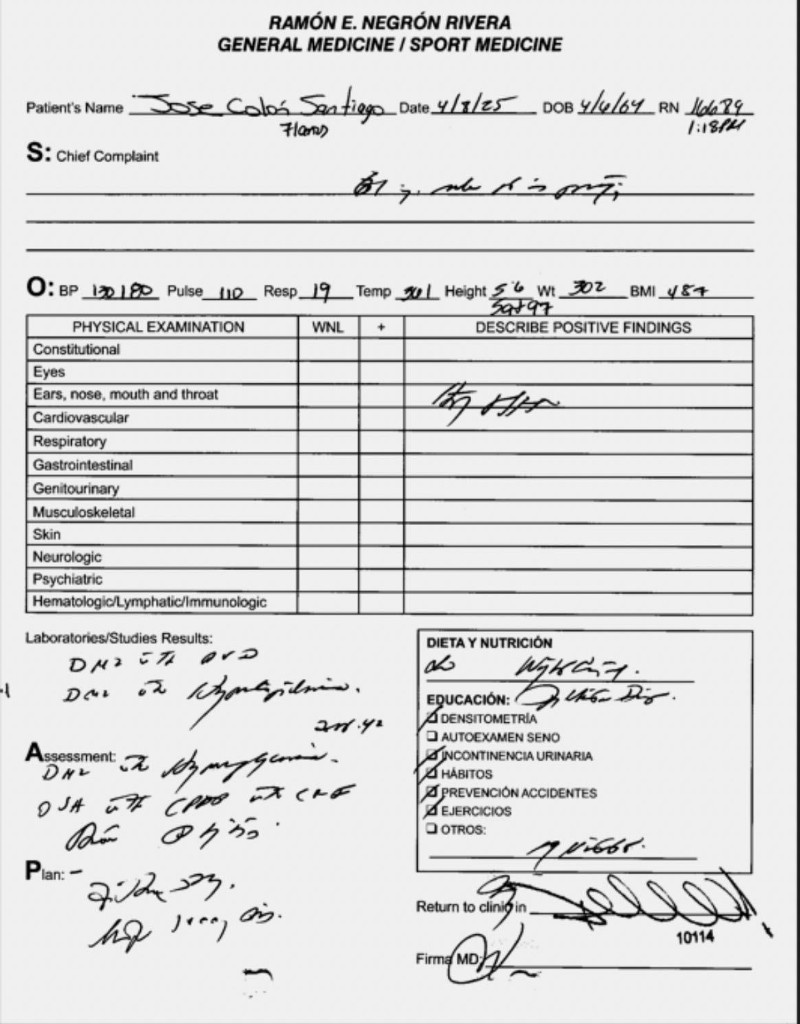
#> input picture _sample_corrected.jpg, 800 x 1024 px
$ python -i preprocess.py   (imports and definitions only)
#> lines starting #> are read from the running program, lines starting #| are printed output that depends on the picture; after the words box and inside, x2 and y2 are one past the last pixel; in counts of white or black regions, pixels touching at a corner belong together
"""Robust preprocessing for orientation analysis (OpenCV + NumPy only)."""
from __future__ import annotations

from dataclasses import dataclass

import cv2
import numpy as np


@dataclass
class PreprocessBundle:
    """Analysis-resolution images/masks used by detectors."""

    gray: np.ndarray
    clahe: np.ndarray
    ink: np.ndarray           # text-like ink, white=ink on black
    ink_clean: np.ndarray     # border/noise cleaned
    scale: float              # analysis / original linear scale
    analysis_size: tuple[int, int]  # (w, h)


def to_gray(image: np.ndarray) -> np.ndarray:
    if image is None:
        raise ValueError("image is None")
    if image.ndim == 2:
        return image
    if image.ndim == 3 and image.shape[2] == 1:
        return image[:, :, 0]
    if image.ndim == 3:
        return cv2.cvtColor(image, cv2.COLOR_BGR2GRAY)
    raise ValueError(f"Unsupported image shape: {image.shape}")


def resize_for_analysis(gray: np.ndarray, max_dim: int) -> tuple[np.ndarray, float]:
    h, w = gray.shape[:2]
    longest = max(h, w)
    if longest <= max_dim:
        return gray, 1.0
    scale = max_dim / float(longest)
    out = cv2.resize(gray, (int(w * scale), int(h * scale)), interpolation=cv2.INTER_AREA)
    return out, scale


def normalize_illumination(gray: np.ndarray) -> np.ndarray:
    """Divide by large-kernel background estimate to flatten uneven lighting."""
    h, w = gray.shape
    k = max(31, (min(h, w) // 20) | 1)
    bg = cv2.GaussianBlur(gray, (k, k), 0)
    bg = np.maximum(bg, 1)
    norm = (gray.astype(np.float32) / bg.astype(np.float32)) * 128.0
    return np.clip(norm, 0, 255).astype(np.uint8)


def apply_clahe(gray: np.ndarray) -> np.ndarray:
    clahe = cv2.createCLAHE(clipLimit=2.0, tileGridSize=(8, 8))
    return clahe.apply(gray)


def _ink_from_adaptive(gray: np.ndarray) -> np.ndarray:
    blur = cv2.GaussianBlur(gray, (3, 3), 0)
    return cv2.adaptiveThreshold(
        blur, 255, cv2.ADAPTIVE_THRESH_GAUSSIAN_C, cv2.THRESH_BINARY_INV, 31, 12
    )


def _ink_from_otsu(gray: np.ndarray) -> np.ndarray:
    blur = cv2.GaussianBlur(gray, (5, 5), 0)
    _, thr = cv2.threshold(blur, 0, 255, cv2.THRESH_BINARY + cv2.THRESH_OTSU)
    # Decide polarity: ink should be minority (typically).
    inv = 255 - thr
    if cv2.countNonZero(inv) < cv2.countNonZero(thr):
        return inv
    return thr if cv2.countNonZero(thr) < cv2.countNonZero(inv) else inv


def combine_ink_masks(a: np.ndarray, b: np.ndarray) -> np.ndarray:
    """Union with light opening to suppress speckles without killing thin strokes."""
    combined = cv2.bitwise_or(a, b)
    kernel = cv2.getStructuringElement(cv2.MORPH_RECT, (2, 2))
    return cv2.morphologyEx(combined, cv2.MORPH_OPEN, kernel, iterations=1)


def remove_page_borders(ink: np.ndarray, margin_frac: float = 0.02) -> np.ndarray:
    """Zero out a thin outer border band (page edges / scanner frames)."""
    h, w = ink.shape
    m_y = max(2, int(h * margin_frac))
    m_x = max(2, int(w * margin_frac))
    out = ink.copy()
    out[:m_y, :] = 0
    out[-m_y:, :] = 0
    out[:, :m_x] = 0
    out[:, -m_x:] = 0
    return out


def remove_tiny_noise(ink: np.ndarray, min_area: int = 12) -> np.ndarray:
    num, labels, stats, _ = cv2.connectedComponentsWithStats(ink, connectivity=8)
    out = np.zeros_like(ink)
    for i in range(1, num):
        if stats[i, cv2.CC_STAT_AREA] >= min_area:
            out[labels == i] = 255
    return out


def preprocess(image: np.ndarray, analysis_max_dimension: int = 1800) -> PreprocessBundle:
    gray_full = to_gray(image)
    gray, scale = resize_for_analysis(gray_full, analysis_max_dimension)
    norm = normalize_illumination(gray)
    clahe = apply_clahe(norm)
    ink_a = _ink_from_adaptive(clahe)
    ink_b = _ink_from_otsu(clahe)
    ink = combine_ink_masks(ink_a, ink_b)
    ink_borderless = remove_page_borders(ink)
    ink_clean = remove_tiny_noise(ink_borderless, min_area=10)
    h, w = gray.shape
    return PreprocessBundle(
        gray=gray,
        clahe=clahe,
        ink=ink,
        ink_clean=ink_clean,
        scale=scale,
        analysis_size=(w, h),
    )

>>> import cv2
>>> picture = cv2.imread('../_sample_corrected.jpg')
#> picture is the input picture: shape (1024, 800, 3); min 0, max 255, mean 219.8
>>> result = preprocess(picture)
#> in preprocess, `gray, scale = resize_for_analysis(gray_full, analysis_max_dimension)`: scale = 1
#> in normalize_illumination, `norm = (gray.astype(np.float32) / bg.astype(np.float32)) * 128.0`:
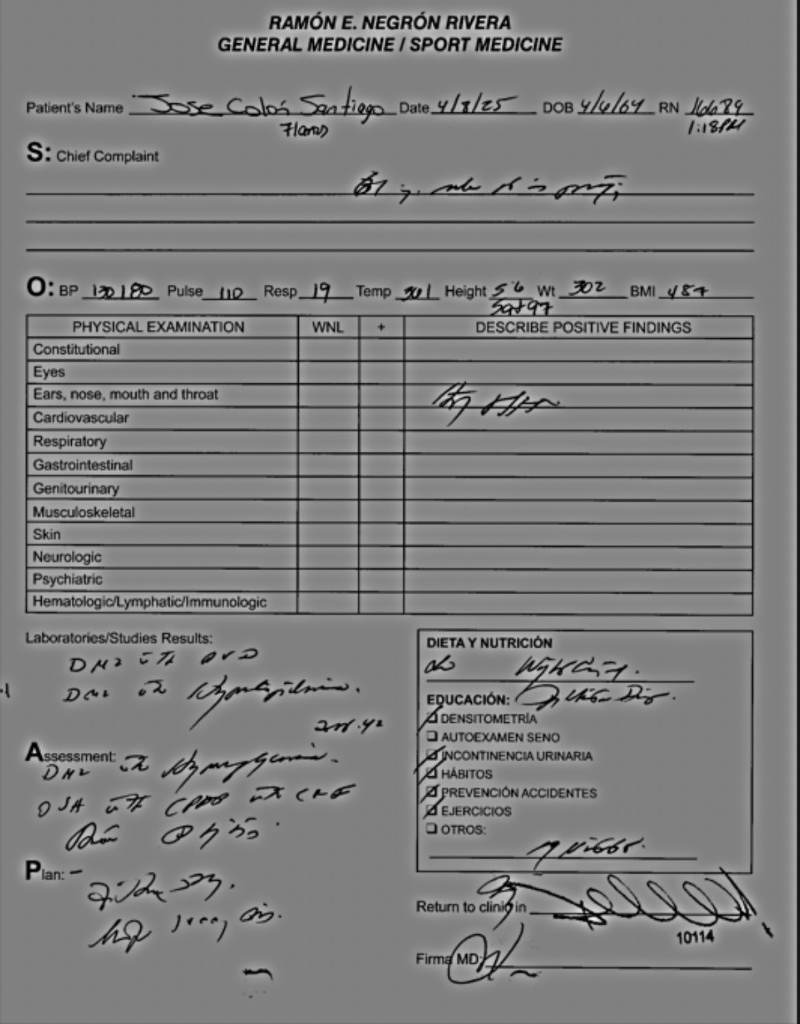
#> norm: shape (1024, 800) float32; min 0, max 244.9, mean 127.4
#> in _ink_from_adaptive, `return cv2.adaptiveThreshold( blur, 255, cv2.ADAPTIVE_THRESH_GAUSSIAN_..`:
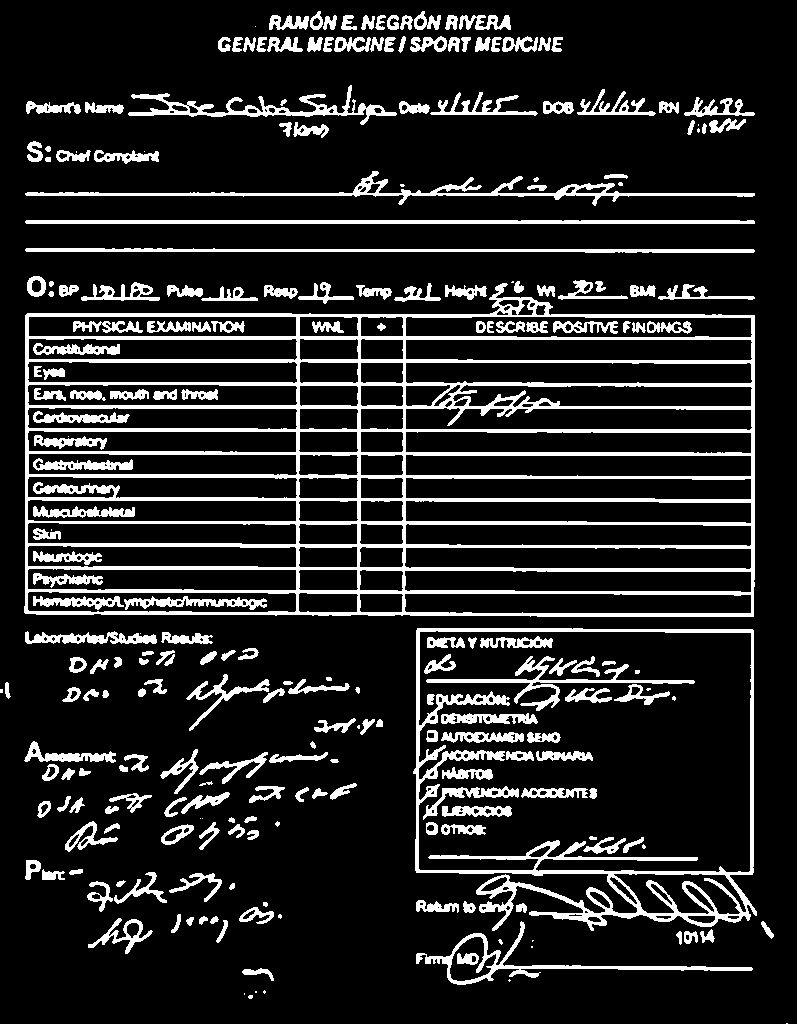
#> returned value: shape (1024, 800); 14.7% white; 249 white regions (30 under 20 px), largest, box (x1, y1, x2, y2) and area: (24, 283, 755, 617) 43869, (413, 628, 757, 931) 11322, (25, 171, 755, 206) 3389
#> in _ink_from_otsu, `_, thr = cv2.threshold(blur, 0, 255, cv2.THRESH_BINARY + cv2.THRESH_OT..`:
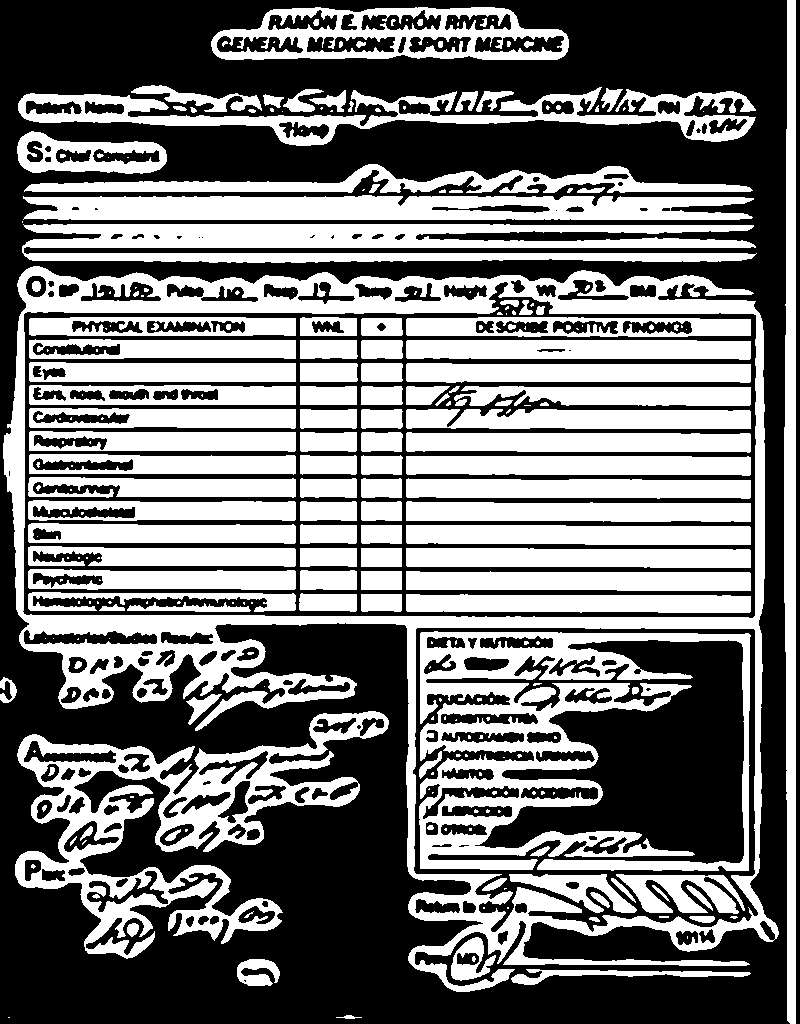
#> thr: shape (1024, 800); 45% white; 276 white regions (135 under 20 px), largest, box (x1, y1, x2, y2) and area: (3, 266, 779, 992) 59635, (419, 631, 751, 871) 31006, (15, 711, 389, 959) 25717
#> in combine_ink_masks, `combined = cv2.bitwise_or(a, b)`: combined: shape (1024, 800); 59.7% white; 5183 black regions (5010 under 20 px), largest, box (x1, y1, x2, y2) and area: (0, 0, 790, 1024) 272781, (475, 640, 744, 864) 31690, (796, 0, 797, 1024) 1024
#> in combine_ink_masks, `return cv2.morphologyEx(combined, cv2.MORPH_OPEN, kernel, iterations=1)`: returned value: shape (1024, 800); 59.5% white; 4756 black regions (4566 under 20 px), largest, box (x1, y1, x2, y2) and area: (0, 0, 790, 1024) 274587, (476, 641, 745, 865) 31719, (797, 0, 798, 1024) 1024
#> in remove_page_borders, `out[-m_y:, :] = 0`: out: shape (1024, 800); 59.1% white; 4685 black regions (4499 under 20 px), largest, box (x1, y1, x2, y2) and area: (0, 0, 800, 1024) 278902, (476, 641, 745, 865) 31719, (219, 782, 251, 823) 527
#> in remove_page_borders, `out[:, -m_x:] = 0`:
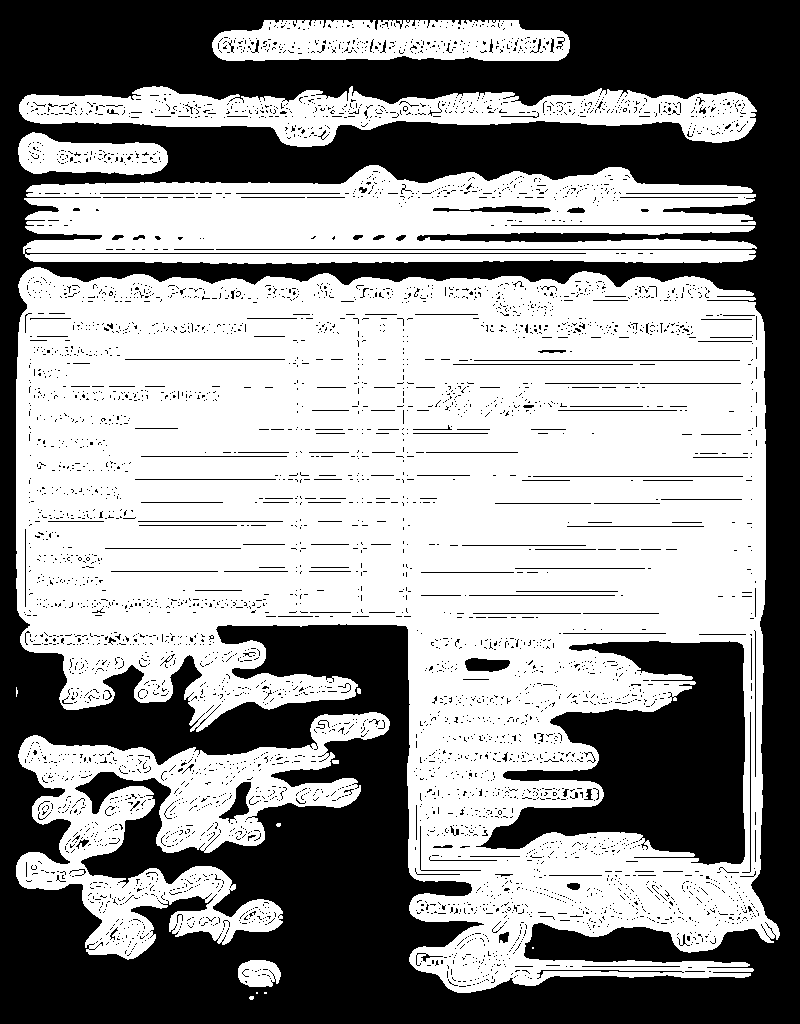
#> out: shape (1024, 800); 57.5% white; 4679 black regions (4493 under 20 px), largest, box (x1, y1, x2, y2) and area: (0, 0, 800, 1024) 292063, (476, 641, 745, 865) 31719, (219, 782, 251, 823) 527
#> in remove_tiny_noise, `num, labels, stats, _ = cv2.connectedComponentsWithStats(ink, connecti..`:
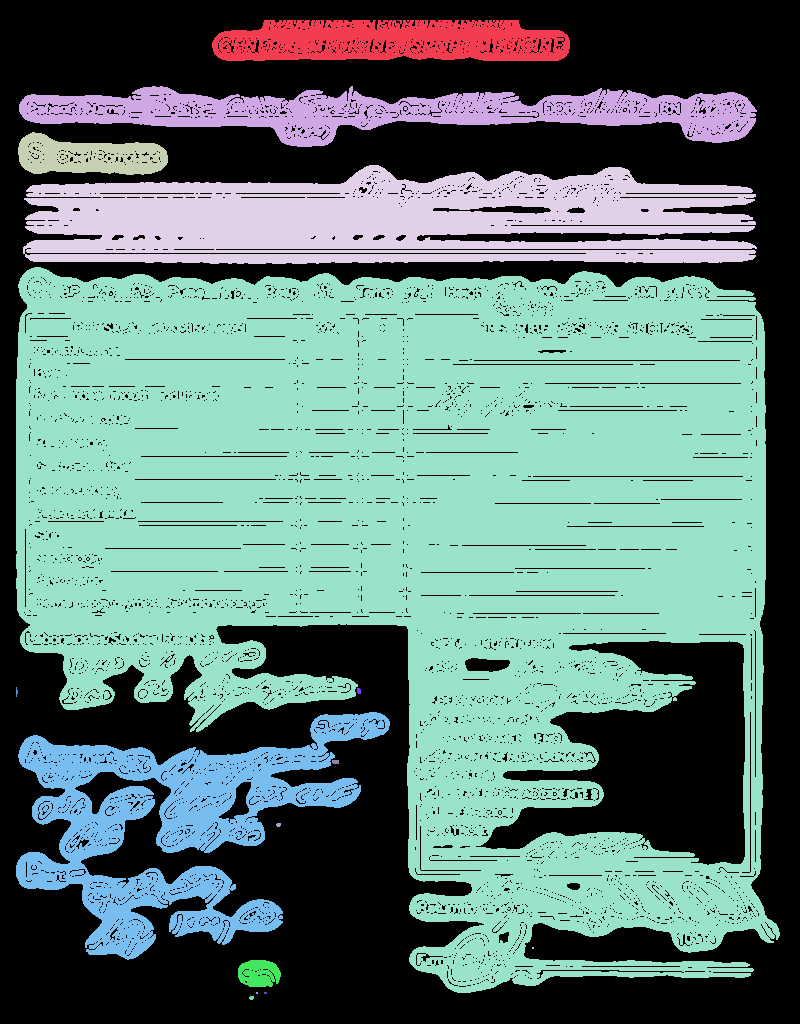
#> labels: shape (1024, 800) int32; 16 distinct labels, from 0 to 15; one colour per label, 0 black
#> in remove_tiny_noise, `num, labels, stats, _ = cv2.connectedComponentsWithStats(ink, connecti..`: num = 16; stats = 16 rows, first 6: [0, 0, 800, 1024, 348225], [212, 20, 358, 41, 11960], [19, 86, 738, 61, 22044], [18, 132, 150, 43, 4362], [23, 165, 734, 99, 52601], [16, 267, 764, 726, 344162]
#> after the loop in remove_tiny_noise, `for i in range(1, num):`: out: shape (1024, 800); 57.5% white; 4679 black regions (4493 under 20 px), largest, box (x1, y1, x2, y2) and area: (0, 0, 800, 1024) 292077, (476, 641, 745, 865) 31719, (219, 782, 251, 823) 527
